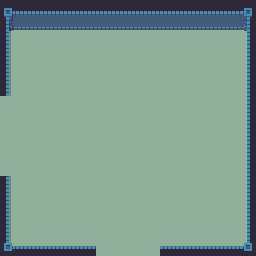

Rendered tile map (Tiled .tmx) drawn with the repository's tilesets; below, a short description and the full map source, tile grids included:
An orthogonal 16x16 tile map with 16x16 px tiles, 3 tile layers (Floor, Walls, Objects), 3 tilesets.

<map version="1.0" tiledversion="1.1.2" orientation="orthogonal" renderorder="right-down" width="16" height="16" tilewidth="16" tileheight="16" infinite="0" nextobjectid="1">
 <tileset firstgid="1" source="world1_tileset.tsx" />
 <tileset firstgid="241" source="world1_doors_front.tsx" />
 <tileset firstgid="385" source="world1_doors_side.tsx" />
 <layer name="Floor" width="16" height="16">
  <data encoding="csv">
55,55,55,55,55,55,55,55,55,55,55,55,55,55,55,55,
55,55,55,55,55,55,55,55,55,55,55,55,55,55,55,55,
55,55,55,55,55,55,55,55,55,55,55,55,55,55,55,55,
55,55,55,55,55,55,55,55,55,55,55,55,55,55,55,55,
55,55,55,55,55,55,55,55,55,55,55,55,55,55,55,55,
55,55,55,55,55,55,55,55,55,55,55,55,55,55,55,55,
55,55,55,55,55,55,55,55,55,55,55,55,55,55,55,55,
55,55,55,55,55,55,55,55,55,55,55,55,55,55,55,55,
55,55,55,55,55,55,55,55,55,55,55,55,55,55,55,55,
55,55,55,55,55,55,55,55,55,55,55,55,55,55,55,55,
55,55,55,55,55,55,55,55,55,55,55,55,55,55,55,55,
55,55,55,55,55,55,55,55,55,55,55,55,55,55,55,55,
55,55,55,55,55,55,55,55,55,55,55,55,55,55,55,55,
55,55,55,55,55,55,55,55,55,55,55,55,55,55,55,55,
55,55,55,55,55,55,55,55,55,55,55,55,55,55,55,55,
55,55,55,55,55,55,55,55,55,55,55,55,55,55,55,55
</data>
 </layer>
 <layer name="Walls" width="16" height="16">
  <data encoding="csv">
6,7,7,7,7,7,7,7,7,7,7,7,7,7,7,8,
30,31,31,31,31,31,31,31,31,31,31,31,31,31,31,32,
54,0,0,0,0,0,0,0,0,0,0,0,0,0,0,56,
54,0,0,0,0,0,0,0,0,0,0,0,0,0,0,56,
54,0,0,0,0,0,0,0,0,0,0,0,0,0,0,56,
54,0,0,0,0,0,0,0,0,0,0,0,0,0,0,56,
0,0,0,0,0,0,0,0,0,0,0,0,0,0,0,56,
0,0,0,0,0,0,0,0,0,0,0,0,0,0,0,56,
0,0,0,0,0,0,0,0,0,0,0,0,0,0,0,56,
0,0,0,0,0,0,0,0,0,0,0,0,0,0,0,56,
0,0,0,0,0,0,0,0,0,0,0,0,0,0,0,56,
54,0,0,0,0,0,0,0,0,0,0,0,0,0,0,56,
54,0,0,0,0,0,0,0,0,0,0,0,0,0,0,56,
54,0,0,0,0,0,0,0,0,0,0,0,0,0,0,56,
54,0,0,0,0,0,0,0,0,0,0,0,0,0,0,56,
78,79,79,79,79,79,0,0,0,0,79,79,79,79,79,80
</data>
 </layer>
 <layer name="Objects" width="16" height="16">
  <data encoding="csv">
0,0,0,0,0,0,0,0,0,0,0,0,0,0,0,0,
0,0,0,0,0,0,0,0,0,0,0,0,0,0,0,0,
0,0,0,0,0,0,0,0,0,0,0,0,0,0,0,0,
0,0,0,0,0,0,0,0,0,0,0,0,0,0,0,0,
0,0,0,0,0,0,0,0,0,0,0,0,0,0,0,0,
0,0,0,0,0,0,0,0,0,0,0,0,0,0,0,0,
0,0,0,0,0,0,0,0,0,0,0,0,0,0,0,0,
0,0,0,0,0,0,0,0,0,0,0,0,0,0,0,0,
0,0,0,0,0,0,0,0,0,0,0,0,0,0,0,0,
0,0,0,0,0,0,0,0,0,0,0,0,0,0,0,0,
0,0,0,0,0,0,0,0,0,0,0,0,0,0,0,0,
0,0,0,0,0,0,0,0,0,0,0,0,0,0,0,0,
0,0,0,0,0,0,0,0,0,0,0,0,0,0,0,0,
0,0,0,0,0,0,0,0,0,0,0,0,0,0,0,0,
0,0,0,0,0,0,0,0,0,0,0,0,0,0,0,0,
0,0,0,0,0,0,0,0,0,0,0,0,0,0,0,0
</data>
 </layer>
</map>
